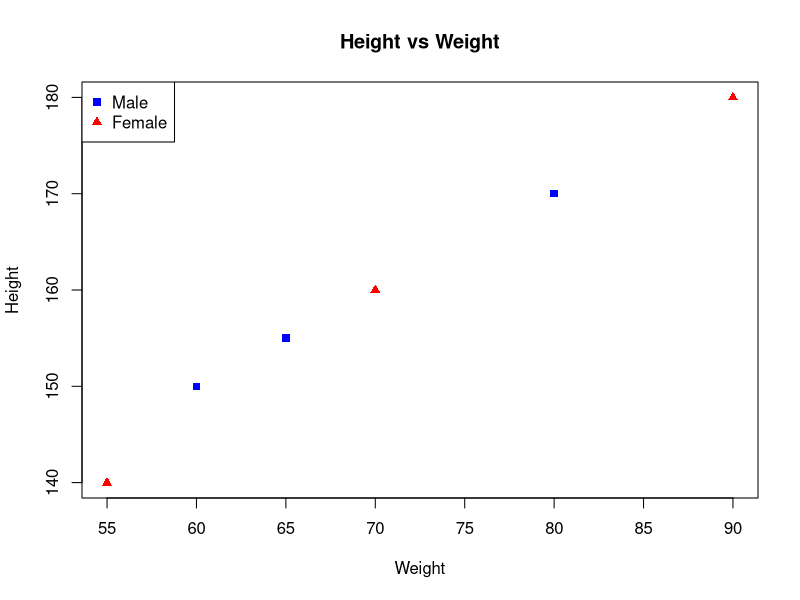

The R script that drew this image:
weight <- c(60, 70, 80, 90, 55, 65)
height <- c(150, 160, 170, 180, 140, 155)
sex <- c("M", "F", "M", "F", "F", "M")
db <- data.frame(weight, height, sex)
db
plot(db$weight, db$height,
     col = ifelse(db$sex == "M", "blue", "red"),
     pch = ifelse(db$sex == "M", 15, 17),
     xlab = "Weight", ylab = "Height",
     main = "Height vs Weight")
legend("topleft", legend = c("Male", "Female"),
       col = c("blue", "red"),
       pch = c(15, 17))